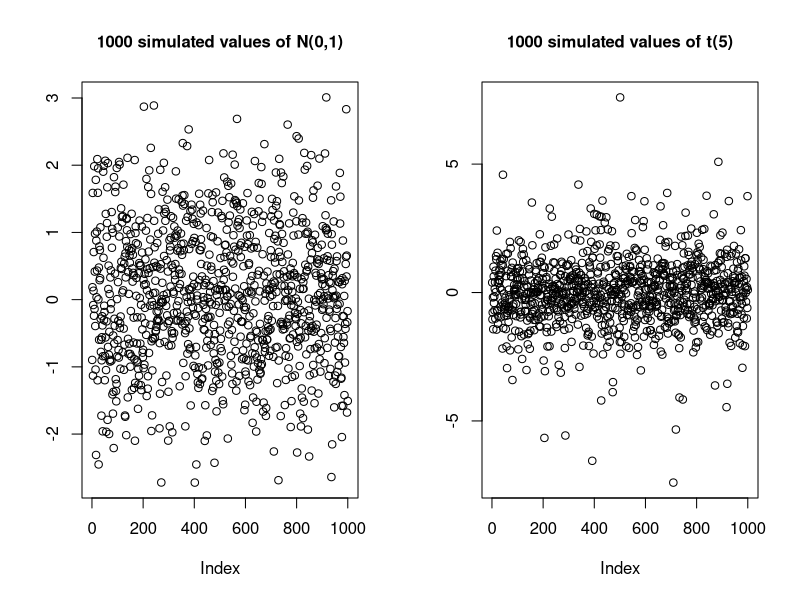
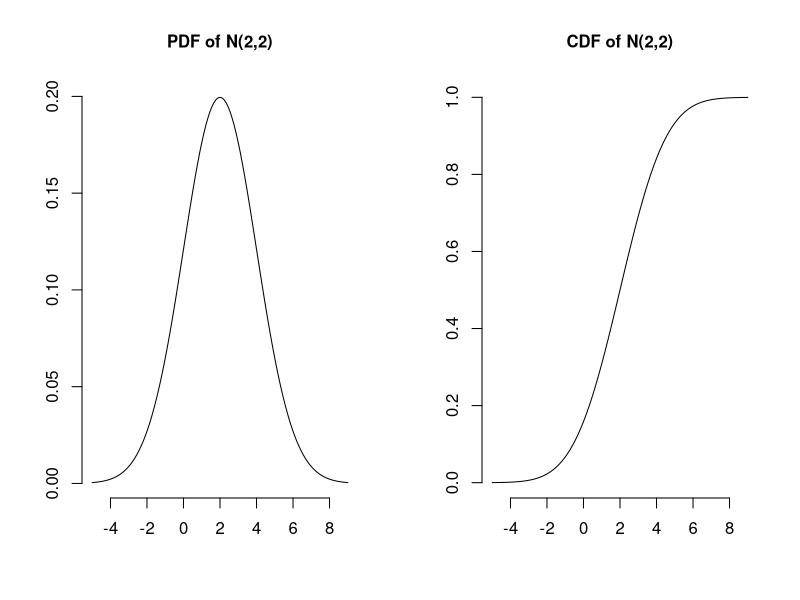

These figures' R source, in order:
## ---- chunk 1
#| tbl-cap: "ISCED 2011 levels"
#| label: tbl-ISCED
suppressPackageStartupMessages(library("kableExtra"))
suppressPackageStartupMessages(library("tidyverse"))

levelnames = c("Primary", "Lower Secondary", "Upper secondary", "Post-Secondary", "Short-Cycle Tertiary", "Bachelor's", "Master's","Doctoral")
yearsofschooling = c(4, 10, 12, 13, 14, 16, 18, 21)


tab = tibble("ISCED level" = 1:8, "Education level" = levelnames, "Years of schooling" = yearsofschooling)

tibble(tab) %>% kbl(align = 'c') %>%  kable_styling(latex_options = "HOLD_position")
## ---- chunk 2
set.seed(2)
## ---- chunk 3
par(mfrow=c(1,2), cex.main=1)
plot(rnorm(1000), main = "1000 simulated values of N(0,1)", ylab = "")
plot(rt(1000,5), main = "1000 simulated values of t(5)", ylab = "")
## ---- chunk 4
par(mfrow=c(1,2), bty="n", lwd=1)
x <- seq(-5,9,by=0.01)
plot(x,dnorm(x,2,2),ylab="",xlab="", type="l", main= "PDF of N(2,2)")
plot(x,pnorm(x,2,2),ylab="",xlab="", type="l", main = "CDF of N(2,2)")
